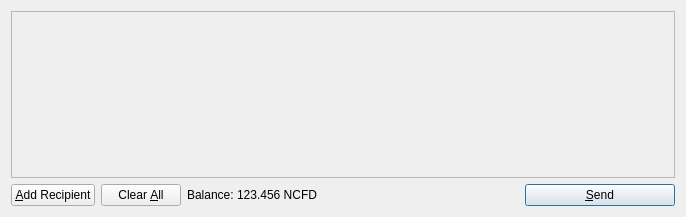
<?xml version="1.0" encoding="UTF-8"?>
<ui version="4.0">
 <class>SendCoinsDialog</class>
 <widget class="QDialog" name="SendCoinsDialog">
  <property name="geometry">
   <rect>
    <x>0</x>
    <y>0</y>
    <width>686</width>
    <height>217</height>
   </rect>
  </property>
  <property name="windowTitle">
   <string>Send Coins</string>
  </property>
  <layout class="QVBoxLayout" name="verticalLayout">
   <item>
    <widget class="QScrollArea" name="scrollArea">
     <property name="widgetResizable">
      <bool>true</bool>
     </property>
     <widget class="QWidget" name="scrollAreaWidgetContents">
      <property name="geometry">
       <rect>
        <x>0</x>
        <y>0</y>
        <width>666</width>
        <height>165</height>
       </rect>
      </property>
      <layout class="QVBoxLayout" name="verticalLayout_2">
       <property name="margin">
        <number>0</number>
       </property>
       <item>
        <layout class="QVBoxLayout" name="entries">
         <property name="spacing">
          <number>6</number>
         </property>
        </layout>
       </item>
       <item>
        <spacer name="verticalSpacer">
         <property name="orientation">
          <enum>Qt::Vertical</enum>
         </property>
         <property name="sizeHint" stdset="0">
          <size>
           <width>20</width>
           <height>40</height>
          </size>
         </property>
        </spacer>
       </item>
      </layout>
     </widget>
    </widget>
   </item>
   <item>
    <layout class="QHBoxLayout" name="horizontalLayout">
     <item>
      <widget class="QPushButton" name="addButton">
       <property name="toolTip">
        <string>Send to multiple recipients at once</string>
       </property>
       <property name="text">
        <string>&amp;Add Recipient</string>
       </property>
       <property name="icon">
        <iconset resource="../bitcoin.qrc">
         <normaloff>:/icons/add</normaloff>:/icons/add</iconset>
       </property>
       <property name="autoDefault">
        <bool>false</bool>
       </property>
      </widget>
     </item>
     <item>
      <widget class="QPushButton" name="clearButton">
       <property name="sizePolicy">
        <sizepolicy hsizetype="Minimum" vsizetype="Fixed">
         <horstretch>0</horstretch>
         <verstretch>0</verstretch>
        </sizepolicy>
       </property>
       <property name="toolTip">
        <string>Remove all transaction fields</string>
       </property>
       <property name="text">
        <string>Clear &amp;All</string>
       </property>
       <property name="icon">
        <iconset resource="../bitcoin.qrc">
         <normaloff>:/icons/remove</normaloff>:/icons/remove</iconset>
       </property>
       <property name="autoRepeatDelay">
        <number>300</number>
       </property>
       <property name="autoDefault">
        <bool>false</bool>
       </property>
      </widget>
     </item>
     <item>
      <layout class="QHBoxLayout" name="horizontalLayout_2">
       <property name="spacing">
        <number>3</number>
       </property>
       <item>
        <widget class="QLabel" name="label">
         <property name="text">
          <string>Balance:</string>
         </property>
        </widget>
       </item>
       <item>
        <widget class="QLabel" name="labelBalance">
         <property name="cursor">
          <cursorShape>IBeamCursor</cursorShape>
         </property>
         <property name="text">
          <string>123.456 NCFD</string>
         </property>
         <property name="textInteractionFlags">
          <set>Qt::LinksAccessibleByMouse|Qt::TextSelectableByKeyboard|Qt::TextSelectableByMouse</set>
         </property>
        </widget>
       </item>
      </layout>
     </item>
     <item>
      <spacer name="horizontalSpacer">
       <property name="orientation">
        <enum>Qt::Horizontal</enum>
       </property>
       <property name="sizeHint" stdset="0">
        <size>
         <width>40</width>
         <height>20</height>
        </size>
       </property>
      </spacer>
     </item>
     <item>
      <widget class="QPushButton" name="sendButton">
       <property name="minimumSize">
        <size>
         <width>150</width>
         <height>0</height>
        </size>
       </property>
       <property name="toolTip">
        <string>Confirm the send action</string>
       </property>
       <property name="text">
        <string>&amp;Send</string>
       </property>
       <property name="icon">
        <iconset resource="../bitcoin.qrc">
         <normaloff>:/icons/send</normaloff>:/icons/send</iconset>
       </property>
       <property name="default">
        <bool>true</bool>
       </property>
      </widget>
     </item>
    </layout>
   </item>
  </layout>
 </widget>
 <resources>
  <include location="../bitcoin.qrc"/>
 </resources>
 <connections/>
</ui>
